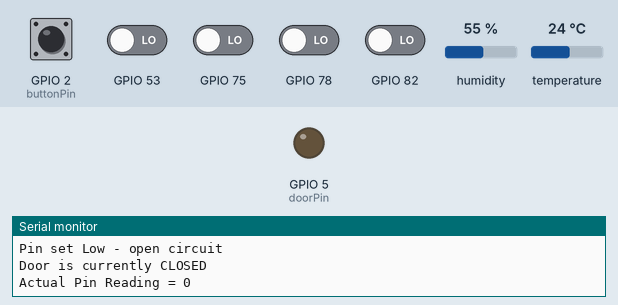
A sketch run on a simulated ESP8266 (NodeMCU). Parts: output pins drawn as LEDs (lit = HIGH), the last lines printed to the serial monitor. Inputs (shaded band) come from the test bench; at power-on: GPIO 2 (buttonPin) HIGH, GPIO 53, GPIO 75, GPIO 78, GPIO 82 LOW, temperature 24 °C, humidity 55 %.

Above: at 5.8 s.
5.9 s: temperature set to 26 °C
At 11.2 s:
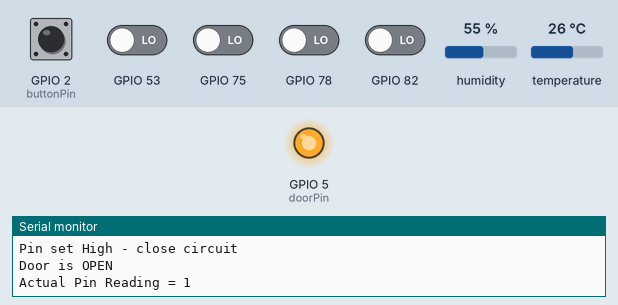
11.9 s: temperature set to 12 °C
At 16.0 s:
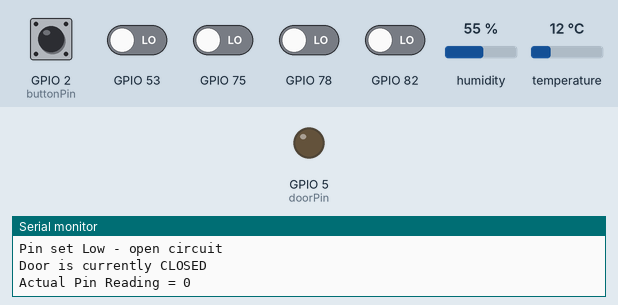
17.9 s: GPIO 2 (buttonPin) pulled LOW for 3 s
At 18.8 s:
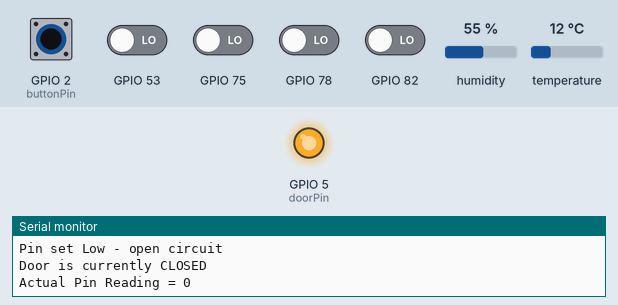
26.6 s: temperature set to 28 °C
At 31.5 s:
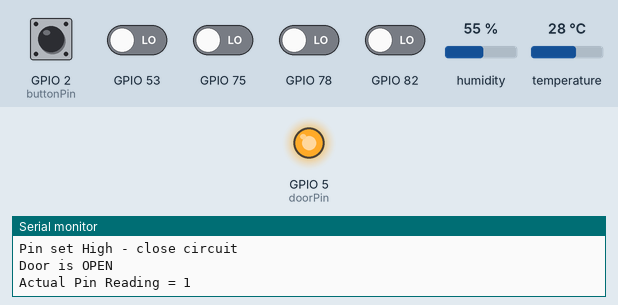
Timing chart, 0 to 33.0 s (numbered marks = the images above; inputs shaded):
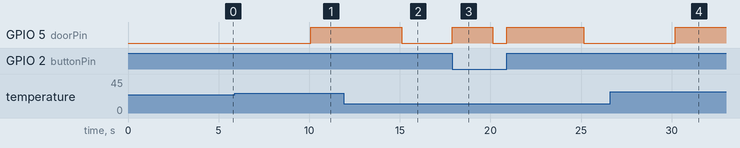

Measured:
- the behaviour switches between 24 and 25 °C on temperature (found by bisection; images 0 and 1)
- after the input at 5.9 s, GPIO 5 (doorPin): LOW → HIGH after 4.2 s
- after the input at 11.9 s, GPIO 5 (doorPin): HIGH → LOW after 3.2 s
- after the input at 17.9 s, GPIO 5 (doorPin): LOW → HIGH at once, → LOW 2.2 s later, → HIGH 0.76 s later, → LOW 4.3 s later
- after the input at 26.6 s, GPIO 5 (doorPin): LOW → HIGH after 3.6 s

The sketch:

TempWithInterruptButton.ino
```cpp
/***************************************************
  Adafruit ESP8266 WiFi Sensor Module

Open/Close door with temperature
Interrupt and open door with button
 ****************************************************/

// Libraries
#include <ESP8266WiFi.h>
#include "DHT.h"

//Variables
#define THRESHOLD_OPEN  76 //Set door open temperature
#define THRESHOLD_CLOSE 75 //Set door close temperature

// Configure DHT sensors
DHT dht1(4, DHT11); //blue sensor. On Amico board GPIO 4 is D2

//Pin location
const int doorPin = 5; // Amico board GPIO 5 is D1
const int buttonPin = 2;  //Amico board GPIO 2 is D4 **note: GPIO16 will not interrupt
//Variable
volatile int buttonState = 0;  //variable for reading pushbutton status
int reading;
int previous = HIGH;

long time = 0;
long debounce = 200;

void setup() {

  // Initilize sensors
  dht1.begin();

  // Configure pins for desired type
  pinMode (doorPin, OUTPUT);
  pinMode (buttonPin, INPUT);
  attachInterrupt(digitalPinToInterrupt(2), pin_ISR, CHANGE); // GPIO2 is Index vector 4,
                                                              // Use digitalPinToInterrupt(pin) instead of vector
                                                              // set to monitor interupt

  // set connection speed
  Serial.begin(115200);
  delay(10);
  Serial.println(F("Serial Connection Established"));

}//end-setup

/***********************************************************************/
void loop() {

  int doorTemp = (int)dht1.readTemperature(true); //True reads Fehrenheit temp
  Serial.print(F("Current Temp: "));
  Serial.println(digitalRead(doorTemp));
  Serial.println();

/////////////////////////////////////////////
//Set Door position open/closed based on temp
/////////////////////////////////////////////
    if(doorTemp >= THRESHOLD_OPEN){
      digitalWrite(doorPin, HIGH);//set pin to low
      Serial.println(F("Pin set High - close circuit"));
    }
    else if(doorTemp <= THRESHOLD_CLOSE){
      digitalWrite(doorPin, LOW);//High equals powered
      Serial.println(F("Pin set Low - open circuit"));
    }
   //read actual pin setting high/low and print door position to screen
    if (digitalRead(doorPin) == 1){
      Serial.println(F("Door is OPEN"));
    }
    else {
       Serial.println(F("Door is currently CLOSED"));
    }
    Serial.print(F("Actual Pin Reading = "));
    Serial.println(digitalRead(doorPin));
    Serial.println();

  // To Repeat every (60,000 milSec) 1 Minutes Change delay to change refresh rate
  delay(5000);

}//end-Loop

/*************************************************************/
//Interupt State - monitor button
void pin_ISR(){
  // read the state of the pushbutton value:
  reading = digitalRead(buttonPin);

  // if the input just went from LOW and HIGH and we've waited long enough
  // to ignore any noise on the circuit, toggle the output pin and remember
  // the time
  if (reading == LOW && previous == HIGH && millis() - time > debounce) {
    if (buttonState == LOW)
      buttonState = HIGH;
    else
      buttonState = LOW;

    time = millis();
  }

  digitalWrite(doorPin, buttonState); //set doorPin to toggled position

  previous = reading;

}
```
